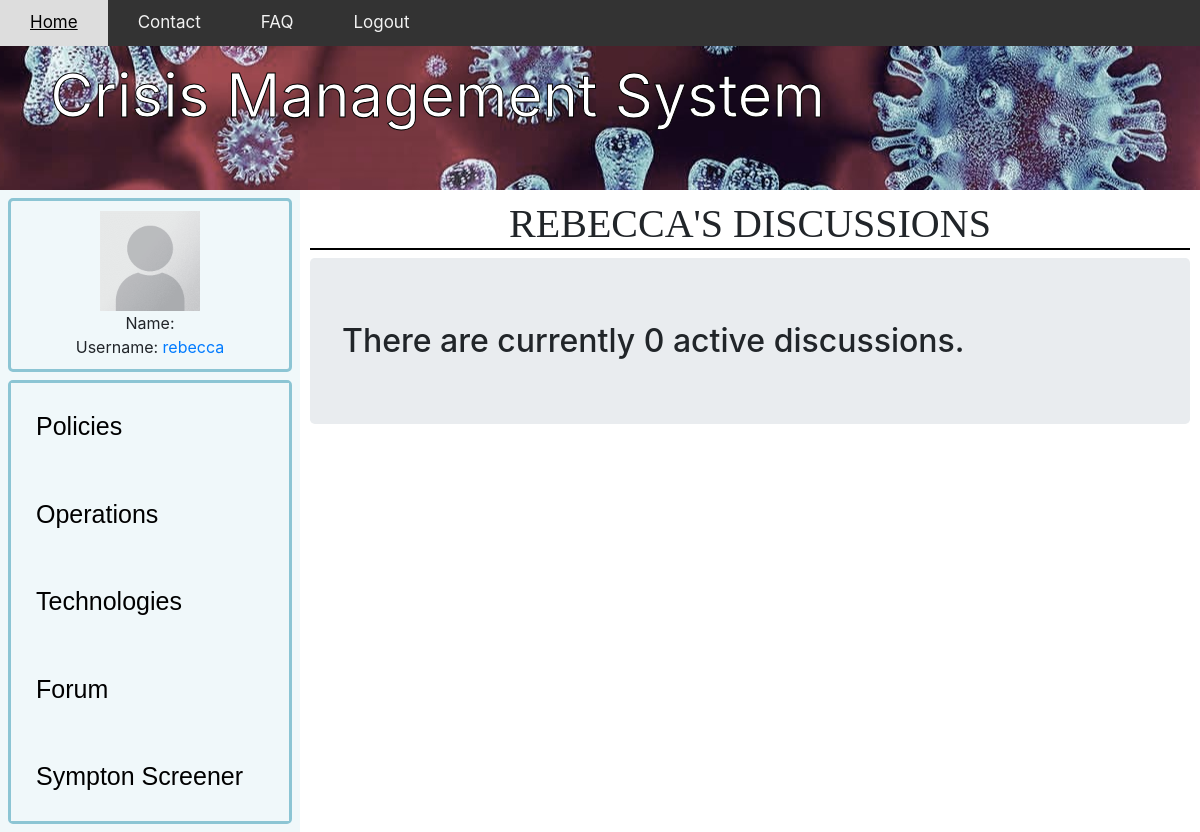
Before: /userDiscussions/ (signed in) with the older database file.
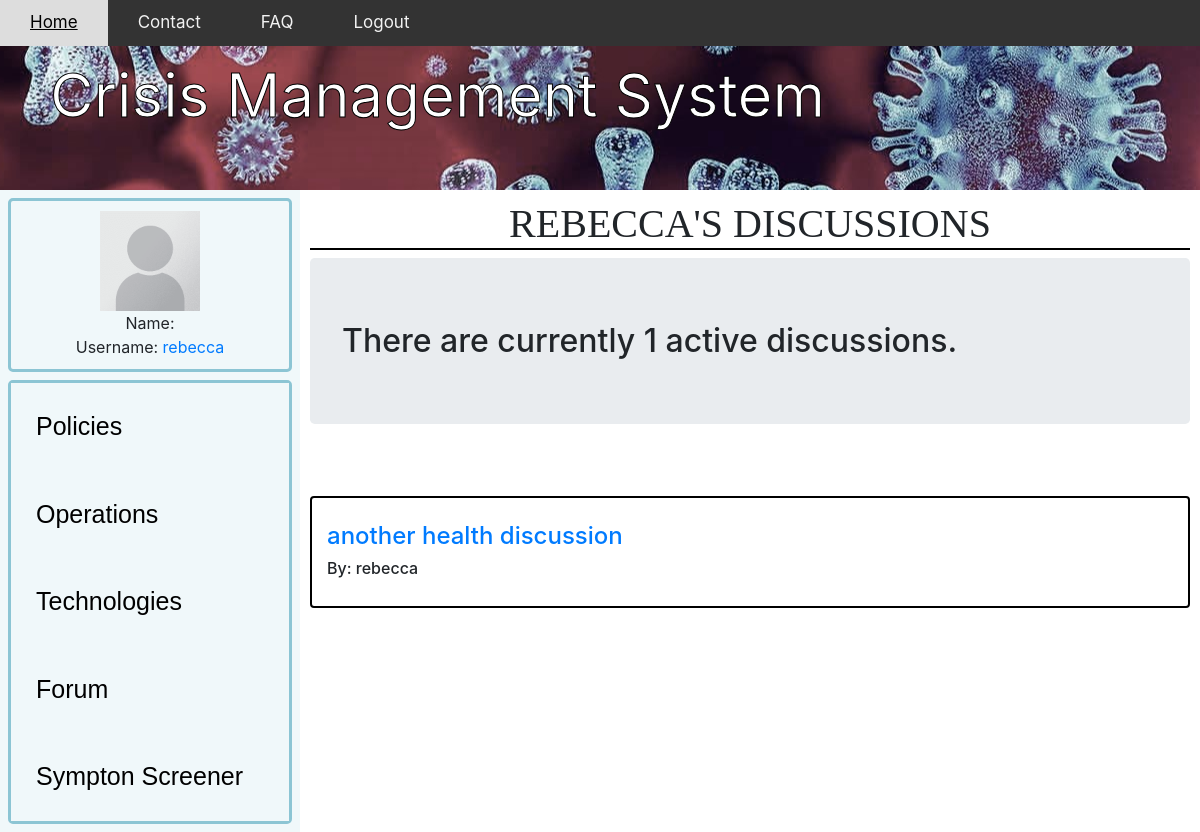
After: the same page with the newer database file.
### app/models.py (models this page shows, shortened)
class forum(models.Model):
    name=models.CharField(max_length=200,default="anonymous" )
    topic= models.CharField(max_length=300, unique=True)
    section = models.CharField(max_length=12)
    description = models.CharField(max_length=1000,blank=True)
    date_created=models.DateTimeField(auto_now_add=True,null=True)
    likeCount = models.IntegerField(default=0)
    dislikeCount = models.IntegerField(default=0)
    forumLikes = models.ManyToManyField(User, related_name='forum')
    UserIsHealthExpert = models.BooleanField(default=False)
    UserIsTechExpert = models.BooleanField(default=False)

### app/views.py (the view)
# urls.py: path('userDiscussions/', userDiscussions, name='userDiscussions'),
@login_required
def userDiscussions(request):
    forums=forum.objects.filter(name=request.user)
    count=forums.count()
    discussions=[]
    likes=[]
    for i in forums:
        discussions.append(i.discussion_set.all())
        likes.append(i.totalLikes)
    context={'forums':forums,
              'count':count,
              'discussions':discussions,
              'likes': likes
              }
    return render(request, 'userDiscussions.html', context)

### app/templates/userDiscussions.html (shortened to what this page needs)
{% extends "app/base2.html" %}
{% load static %}
{% block content %}
<!DOCTYPE html>
<html lang="en">
<head>
    <body>
		<h1>{{user}}'s Discussions</h1>
	</body>
    <link rel="stylesheet" href="https://stackpath.bootstrapcdn.com/bootstrap/4.5.0/css/bootstrap.min.css"0>
</head>
<body>
        <h2 class="jumbotron">
            There are currently {{count}} active {{section}} discussions.
        </h2>
            <div class="card-columns" style="padding: 10px; margin: 20px;"></div>
            {%for forum in forums %}
                <div class="card box container">
                    <br>
                    <h6 class="card-title">
                        <a href='{% url 'forumDiscussion' forumName=forum.section forumTopic=forum.topic %}'><h4>{{forum.topic}}</h4></a>
                        <p> By: {{forum.name}}</p>
                        </h6>
                </div>
            {%endfor%}
</body>
</html>
{%endblock%}

Changed rows visible on the page:
added forum: topic "another health discussion", name "rebecca"
Other visible differences:
{{ count }}: "0" → "1"
